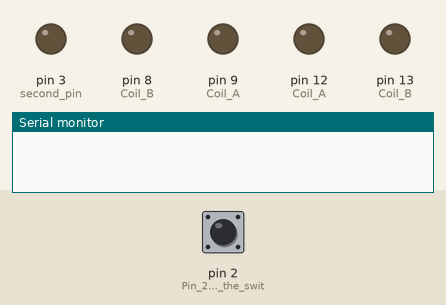
Simulated run of this sketch. Board: Arduino Uno, built with avr-gcc and run on an emulated ATmega328P. On the bench: output pins drawn as LEDs (lit = HIGH), the last lines printed to the serial monitor. Dashed ring = blinking. The inputs (shaded band) are chosen by the test bench; at power-on: pin 2 (Pin_2_is_reading_the_swit) LOW. Pins used as bus, display or sensor lines are not drawn. At 10.6 s the program stops and its outputs stay as they are.

Above: at 1.2 s.
1.3 s: pin 2 (Pin_2_is_reading_the_swit) pulled HIGH for 3.2 s
At 3.73 s:
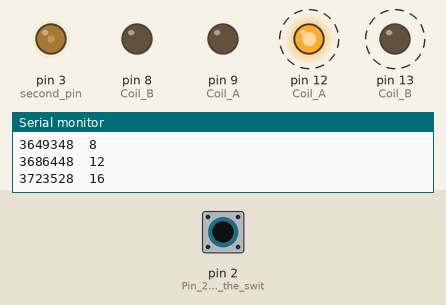
At 11.2 s:
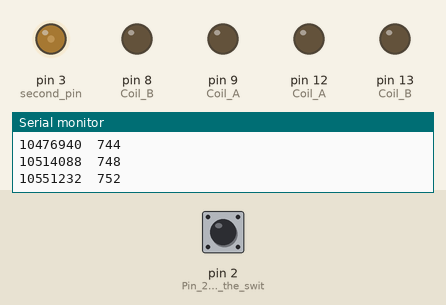
Timing chart, 0 to 12.1 s (numbered marks = the images above; inputs shaded):
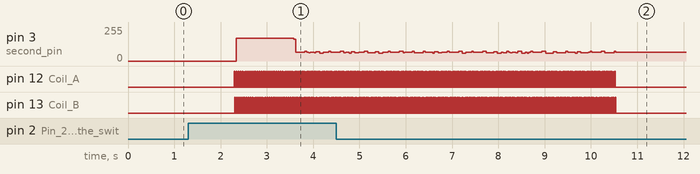

The sketch:

Coppo_HW2_Sketch.ino
```cpp
const int N=1;
const int S=2;
const int OFF=0;

// *************************************************************************************
// **************************** BEGIN EDITABLE AREA ************************************
// *************************************************************************************

void setup() {
  pinMode(12,OUTPUT); // Coil A: DIR
  pinMode(3,OUTPUT);  // Coil A: CURRENT
  pinMode(9,OUTPUT);  // Coil A: BRAKE

  pinMode(13,OUTPUT); // Coil B: DIR
  pinMode(11,OUTPUT); // Coil B: CURRENT
  pinMode(8,OUTPUT);  // Coil B: BRAKE

  pinMode(2, INPUT);  // Pin 2 is reading the switch

  Serial.begin(115200);

  shutdown_all();
}


// ********************** USE THESE SETTINGS TO PREVENT OVERHEATING *********************
int power_stall=50;     // Just enough to move. Use 7 for half-stepping, 50 for full-stepping
int power=50;           // Set from 30 to 100 depending on required torque. Higher values make the motor shield hotter.
                        // Use values <= 50 for half-stepping (because both coils are on simultaneously)
int step_duration=5000; // For very long step_duration (>7000) use low power to prevent overheating the shield.
                        // If motor gets stuck (especially for step_duration around 5500), increase power.

                        // ALWAYS CHECK THE MOTOR SHIELD FOR OVERHEATING !!

unsigned long int t0 = 0, t = 0;
float iA = 0; float iB = 0;
// **************************************************************************************

void loop() {
  t0 = micros();

  int sw = 0;                           //Initializing switch variable
  sw = digitalRead(2);
  int ct = 0;

  while(sw == 0)
  {
      sw = digitalRead(2);              //Start the homing sequence when switch is pressed
  }

  //Serial.print(sw);
  delay(1000);                          //give the user 1 second to release the switch
  sw = digitalRead(2);

  while(sw == LOW)
  {
    sw = digitalRead(2);                //Start the homing sequence when switch is pressed
    coilPolarities(N, OFF);
    //delay(1);                         //1.5 ms is the smallest interval for fastest motion of this motor
    coilPolarities(OFF, S);
    //delay(1);
    coilPolarities(S, OFF);
    //delay(1);
    coilPolarities(OFF, N);
    //delay(1);

    ct++;

    iA = float(analogRead(0)) / 1023.0*5.0 / 1.65 * 1000.0;
    iB = float(analogRead(1)) / 1023.0*5.0 / 1.65 * 1000.0;

    /* //-----CURRENT MEASUREMENT
    Serial.print(String((micros()-t0)/1000000) + "\t" + String(ct*4));
    Serial.print("\t");
    Serial.print(iA);
    Serial.print("\t");
    Serial.println(iB);
    */
       //-----STEP MEASUREMENT
    Serial.println(String(micros()-t0)+"\t"+String(ct*4));
  }

  step_duration=10000; //reduce speed to half
  for (int ct=1;ct<=31;ct++){          //50 ct per revolution. 8 mm lead per revolution. Need 5mm so 0.625 rev, or 31.25
    coilPolarities(N, OFF);            //backwards direction
    //delay(2);                          //3 ms is half speed
    coilPolarities(OFF, N);
    //delay(2);
    coilPolarities(S, OFF);
    //delay(2);
    coilPolarities(OFF, S);
    //delay(2);


    /* //-----CURRENT MEASUREMENT
    iA= float(analogRead(0)) /1023.0*5.0 / 1.65 * 1000.0;
    iB= float(analogRead(1)) /1023.0*5.0 / 1.65 * 1000.0;
    Serial.print(String((micros()-t0)/1000000) + "\t" + String(ct*4));
    Serial.print("\t");
    Serial.print(iA);
    Serial.print("\t");
    Serial.println(iB);
    */

    //-----STEP MEASUREMENT
    Serial.println(String(micros()-t0)+"\t"+String(ct*4));


    t = micros()-t0;                    //elapsed time since crossing t0 = micros() line
   // Serial.print(t);
   // Serial.print("\t");
   // Serial.println(ct*4);         //printing "microseconds elapsed since started moving" on the left and number of steps on the right
  }

  sw = digitalRead(2);
  power_stall=7;                      //half-stepping
  power=30;
  ct = 0;

  step_duration=2500;                 //half speed, half step
  while(sw == LOW)
  {
    sw = digitalRead(2);                //Start the homing sequence when switch is pressed
    coilPolarities(N, OFF);
    delay(4);                         //1.5 ms is the smallest interval for fastest motion of this motor
    coilPolarities(OFF, S);
    delay(4);
    coilPolarities(S, OFF);
    delay(4);
    coilPolarities(OFF, N);
    delay(4);

    ct++;

    /* //-----CURRENT MEASUREMENT
    iA = float(analogRead(0)) / 1023.0*5.0 / 1.65 * 1000.0;
    iB = float(analogRead(1)) / 1023.0*5.0 / 1.65 * 1000.0;
    Serial.print(String((micros()-t0)/1000000) + "\t" + String(ct*4));
    Serial.print("\t");
    Serial.print(iA);
    Serial.print("\t");
    Serial.println(iB);
    */

    //-----STEP MEASUREMENT
    Serial.println(String(micros()-t0)+"\t"+String(ct*4));

  }

  step_duration=5000; //quarter speed, half step
  for (int ct=1;ct<=188;ct++){          //50 ct per revolution (half-step). 8 mm lead per revolution. Need 30mm so 3.75 rev, or 187.5
    coilPolarities(N, OFF);            //backwards direction
    delay(4);                          //3 ms is half speed
    coilPolarities(OFF, N);
    delay(4);
    coilPolarities(S, OFF);
    delay(4);
    coilPolarities(OFF, S);
    delay(4);

    /* //-----CURRENT MEASUREMENT
    iA = float(analogRead(0)) / 1023.0*5.0 / 1.65 * 1000.0;
    iB = float(analogRead(1)) / 1023.0*5.0 / 1.65 * 1000.0;
    Serial.print(String((micros()-t0)/1000000) + "\t" + String(ct*4));
    Serial.print("\t");
    Serial.print(iA);
    Serial.print("\t");
    Serial.println(iB);
    */

    //-----STEP MEASUREMENT
    Serial.println(String(micros()-t0)+"\t"+String(ct*4));

   t = micros()-t0;                    //elapsed time since crossing t0 = micros() line
   //Serial.print(t);
   //Serial.print("\t");
   //Serial.println(ct*4);         //printing "microseconds elapsed since started moving" on the left and number of steps on the right
  }
  shutdown_all();                   //turn everything off
  while(true);                      //sinkhole
}

// *************************************************************************************
// ***************************** END OF EDITABLE AREA **********************************
// *************************************************************************************


// *************************************************************************************
// *************************** DO NOT EDIT BELOW THIS LINE *****************************
// *************************************************************************************
void coilPolarities(int polarityA, int polarityB){
  int powerA=power, powerB=power;

  switch(polarityA){
    case N:
      digitalWrite(12, HIGH);
      break;
    case S:
      digitalWrite(12,LOW);
      break;
    default:
      digitalWrite(12,LOW);
      powerA=0;
  }
  switch(polarityB){
    case N:
      digitalWrite(13, HIGH);
      break;
    case S:
      digitalWrite(13,LOW);
      break;
    default:
      digitalWrite(13,LOW);
      powerB=0;
  }
  setCurrents(powerA, powerB);
}

void setCurrents(int powerA, int powerB){
  long int t0=0, PWM_cycle_duration=50;
  long int PWM_high_A=0, PWM_high_B=0, dutyA=0, dutyB=0;
  int first_pin=0, second_pin=0;
  long int first_time=0, second_time=0;

  if (powerA>100) powerA=100;
  if (powerA<0) powerA=0;
  if (powerB>100) powerB=100;
  if (powerB<0) powerB=0;

  dutyA=power_stall+int(powerA*(100-power_stall)/100);
  dutyB=power_stall+int(powerB*(100-power_stall)/100);

  PWM_high_A=int(PWM_cycle_duration*dutyA/100);
  PWM_high_B=int(PWM_cycle_duration*dutyB/100);

  if (PWM_high_A>=PWM_high_B){
    first_pin=11;
    second_pin=3;
    first_time=PWM_high_B;
    second_time=PWM_high_A;
  }
  else{
    first_pin=3;
    second_pin=11;
    first_time=PWM_high_A;
    second_time=PWM_high_B;
  }

  t0=micros();
  while(micros()-t0<step_duration){
    digitalWrite(first_pin, HIGH);
    digitalWrite(second_pin, HIGH);
    delayMicroseconds(first_time);
    digitalWrite(first_pin, LOW);
    delayMicroseconds(second_time-first_time);
    digitalWrite(second_pin, LOW);
  }
}

void shutdown_all(){
  digitalWrite(12,LOW);
  digitalWrite(3,LOW);
  digitalWrite(9,LOW);

  digitalWrite(13,LOW);
  digitalWrite(11,LOW);
  digitalWrite(8,LOW);
}
// *************************************************************************************
// ********************************** THAT'S ALL ***************************************
// *************************************************************************************
```

Measured:
- after the input at 1.3 s, pin 12 (Coil_A), pin 13 (Coil_B): alternates HIGH for 0.01 s and LOW for 0.03 s, 438 changes in all, then stays LOW, starting after 1.0 s
